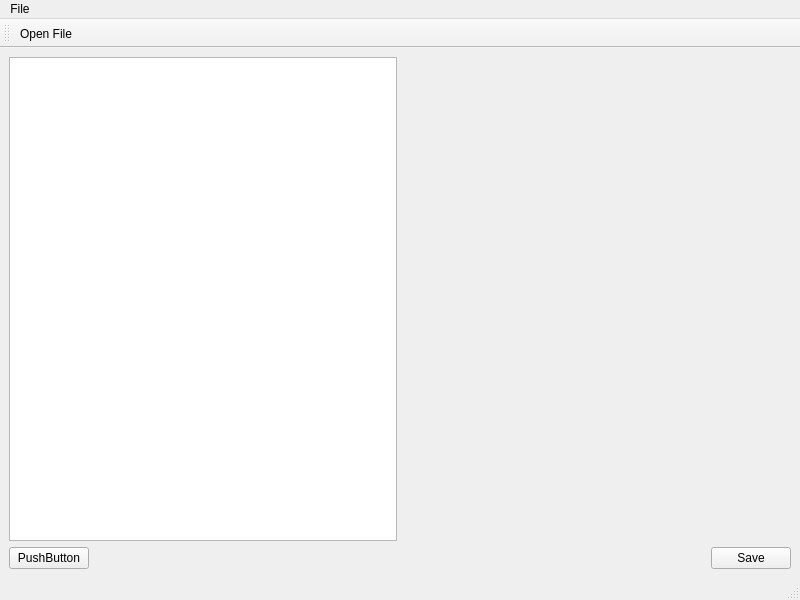
<?xml version="1.0" encoding="UTF-8"?>
<ui version="4.0">
 <class>MainWindow</class>
 <widget class="QMainWindow" name="MainWindow">
  <property name="geometry">
   <rect>
    <x>0</x>
    <y>0</y>
    <width>800</width>
    <height>600</height>
   </rect>
  </property>
  <property name="windowTitle">
   <string>MainWindow</string>
  </property>
  <widget class="QWidget" name="centralwidget">
   <layout class="QVBoxLayout" name="verticalLayout">
    <item>
     <layout class="QHBoxLayout" name="horizontalLayout">
      <item>
       <widget class="QTreeView" name="treeView">
        <property name="sizePolicy">
         <sizepolicy hsizetype="Expanding" vsizetype="Expanding">
          <horstretch>0</horstretch>
          <verstretch>0</verstretch>
         </sizepolicy>
        </property>
        <property name="contextMenuPolicy">
         <enum>Qt::ContextMenuPolicy::ActionsContextMenu</enum>
        </property>
       </widget>
      </item>
      <item>
       <widget class="QWidget" name="widget" native="true">
        <property name="sizePolicy">
         <sizepolicy hsizetype="Expanding" vsizetype="Preferred">
          <horstretch>0</horstretch>
          <verstretch>0</verstretch>
         </sizepolicy>
        </property>
       </widget>
      </item>
     </layout>
    </item>
    <item>
     <layout class="QHBoxLayout" name="horizontalLayout_2">
      <item>
       <widget class="QPushButton" name="pushButton">
        <property name="text">
         <string>PushButton</string>
        </property>
       </widget>
      </item>
      <item>
       <spacer name="horizontalSpacer">
        <property name="orientation">
         <enum>Qt::Orientation::Horizontal</enum>
        </property>
        <property name="sizeHint" stdset="0">
         <size>
          <width>40</width>
          <height>20</height>
         </size>
        </property>
       </spacer>
      </item>
      <item>
       <widget class="QPushButton" name="pushButton_2">
        <property name="text">
         <string>Save</string>
        </property>
       </widget>
      </item>
     </layout>
    </item>
   </layout>
  </widget>
  <widget class="QStatusBar" name="statusbar"/>
  <widget class="QMenuBar" name="menuBar">
   <property name="geometry">
    <rect>
     <x>0</x>
     <y>0</y>
     <width>800</width>
     <height>25</height>
    </rect>
   </property>
   <widget class="QMenu" name="menuFile">
    <property name="title">
     <string>File</string>
    </property>
    <addaction name="actionOpen_File"/>
   </widget>
   <addaction name="menuFile"/>
  </widget>
  <widget class="QToolBar" name="toolBar">
   <property name="windowTitle">
    <string>toolBar</string>
   </property>
   <attribute name="toolBarArea">
    <enum>TopToolBarArea</enum>
   </attribute>
   <attribute name="toolBarBreak">
    <bool>false</bool>
   </attribute>
   <addaction name="actionOpen_File"/>
  </widget>
  <action name="actionOpen_File">
   <property name="icon">
    <iconset resource="icons.qrc">
     <normaloff>:/icons/icon/fileopen.png</normaloff>:/icons/icon/fileopen.png</iconset>
   </property>
   <property name="text">
    <string>Open File</string>
   </property>
   <property name="menuRole">
    <enum>QAction::MenuRole::NoRole</enum>
   </property>
  </action>
 </widget>
 <resources>
  <include location="icons.qrc"/>
 </resources>
 <connections/>
</ui>
